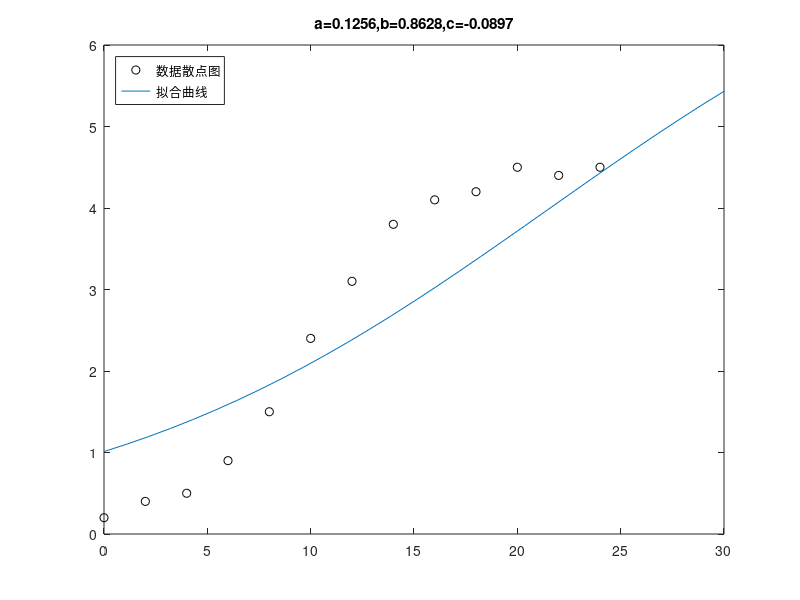

MATLAB code to generate this figure:
tdata=0:2:24;
ydata=[0.2,0.4,0.5,0.9,1.5,2.4,3.1,3.8,4.1,4.2,4.5,4.4,4.5];
f=@(x,t)1./(x(1)+x(2)*exp(x(3)*t));
x=lsqcurvefit(f,[0.5,10,0],tdata,ydata);
plot(tdata,ydata,'ko')
hold on
fplot(@(t)f(x,t),[0,30])
legend({'数据散点图','拟合曲线'},'Location','northwest')
title(sprintf('a=%.4f,b=%.4f,c=%.4f',x))
